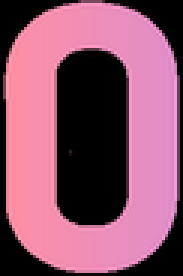
#> input picture resources-lowgfx-approachs50/images/h1_0.png, 61 x 92 px, found by its file name (shown 3 times larger); its folder holds 4 pictures in this run
$ python gen_digit_gradient.py ../resources-lowgfx-approachs50/images/h1_0.png
#> lines starting #> are read from the running program, lines starting #| are printed output that depends on the picture
"""Tint the time-digit PNGs with one continuous horizontal gradient.

Keeps each PNG's alpha channel and refills RGB with the slot's segment of a
pink -> purple -> blue gradient spanning the whole HH:MM layout, so colors
match at slot joins. Idempotent: only alpha is read.

    python tools/gen_digit_gradient.py          # regenerate
    python tools/gen_digit_gradient.py --check  # verify vs git HEAD alpha
"""

import io
import os
import subprocess
import sys
from PIL import Image

ROOT = os.path.join(os.path.dirname(os.path.abspath(__file__)), "..")
IMG = os.path.join(ROOT, "resources", "images")

# Layout at the 454 reference, mirroring ArchesWatchFaceView.drawTime():
# dwFull = 60 * 108/90 = 72, dwColon = int(0.55 * dwFull) = 39, kern = 2.
# Slots: h1, h2, colon, m1, m2.
SLOT_W = [72, 72, 39, 72, 72]
KERN = 2
OFFSETS = [0, 74, 148, 189, 263]
TOTAL = 335  # sum(SLOT_W) + 4 * KERN

STOPS = [(0.0, (0xFF, 0x8F, 0xA3)), (0.5, (0xB4, 0x8C, 0xFF)), (1.0, (0x6A, 0xA8, 0xFF))]

SLOT_FILES = (
    [(0, f"h1_{d}") for d in range(10)]
    + [(1, f"h2_{d}") for d in range(10)]
    + [(2, "colon_colon")]
    + [(3, f"m1_{d}") for d in range(10)]
    + [(4, f"m2_{d}") for d in range(10)]
)


def gradient(t):
    t = min(1.0, max(0.0, t))
    for (t0, c0), (t1, c1) in zip(STOPS, STOPS[1:]):
        if t <= t1:
            f = (t - t0) / (t1 - t0)
            return tuple(int(round(a + (b - a) * f)) for a, b in zip(c0, c1))
    return STOPS[-1][1]


def column_colors(slot, width):
    return [
        gradient((OFFSETS[slot] + (c + 0.5) / width * SLOT_W[slot]) / TOTAL)
        for c in range(width)
    ]


def path(name):
    return os.path.join(IMG, name + ".png")


def generate():
    for slot, name in SLOT_FILES:
        im = Image.open(path(name)).convert("RGBA")
#> im is the input picture: PIL image 61x92 RGBA; mean R, G, B, A 141.3, 84.3, 108.2, 255
        w, h = im.size
#> w = 61; h = 92
        cols = column_colors(slot, w)
        alpha = im.getchannel("A").tobytes()
        out = Image.new("RGBA", (w, h))
#> out: PIL image 61x92 RGBA; every value is 0
        px = out.load()
        for y in range(h):
            for x in range(w):
                px[x, y] = cols[x] + (alpha[y * w + x],)
        out.save(path(name))
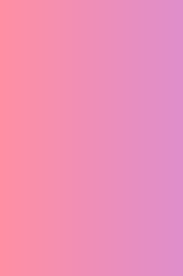
#> saved as h1_0.png: PIL image 61x92 RGBA (shown 3 times larger); mean R, G, B, A 238.9, 142.4, 182.8, 255
    print(f"wrote {len(SLOT_FILES)} digit PNGs")


def head_alpha(name):
    data = subprocess.check_output(
        ["git", "show", f"HEAD:resources/images/{name}.png"], cwd=ROOT
    )
    im = Image.open(io.BytesIO(data)).convert("RGBA")
    return im.size, im.getchannel("A").tobytes()


def check():
    errors = []
    for slot, name in SLOT_FILES:
        if not os.path.exists(path(name)):
            errors.append(f"{name}: missing")
            continue
        im = Image.open(path(name)).convert("RGBA")
        size, a_head = head_alpha(name)
        if im.size != size:
            errors.append(f"{name}: size {im.size} != HEAD {size}")
            continue
        if im.getchannel("A").tobytes() != a_head:
            errors.append(f"{name}: alpha differs from HEAD")
            continue
        w, h = im.size
        cols = column_colors(slot, w)
        px = im.load()
        for y in range(h):
            for x in range(w):
                p = px[x, y]
                if p[3] > 0 and any(abs(p[i] - cols[x][i]) > 2 for i in range(3)):
                    errors.append(f"{name}: color off at ({x},{y})")
                    break
            else:
                continue
            break
    if errors:
        print("FAIL: " + "; ".join(errors[:5]) + (f" (+{len(errors)-5} more)" if len(errors) > 5 else ""))
        return 1
    print(f"OK: {len(SLOT_FILES)} digit PNGs match HEAD alpha and gradient")
    return 0


if __name__ == "__main__":
    if "--check" in sys.argv[1:]:
        sys.exit(check())
#> (the run stopped early here; a loop or call above may not have finished)
